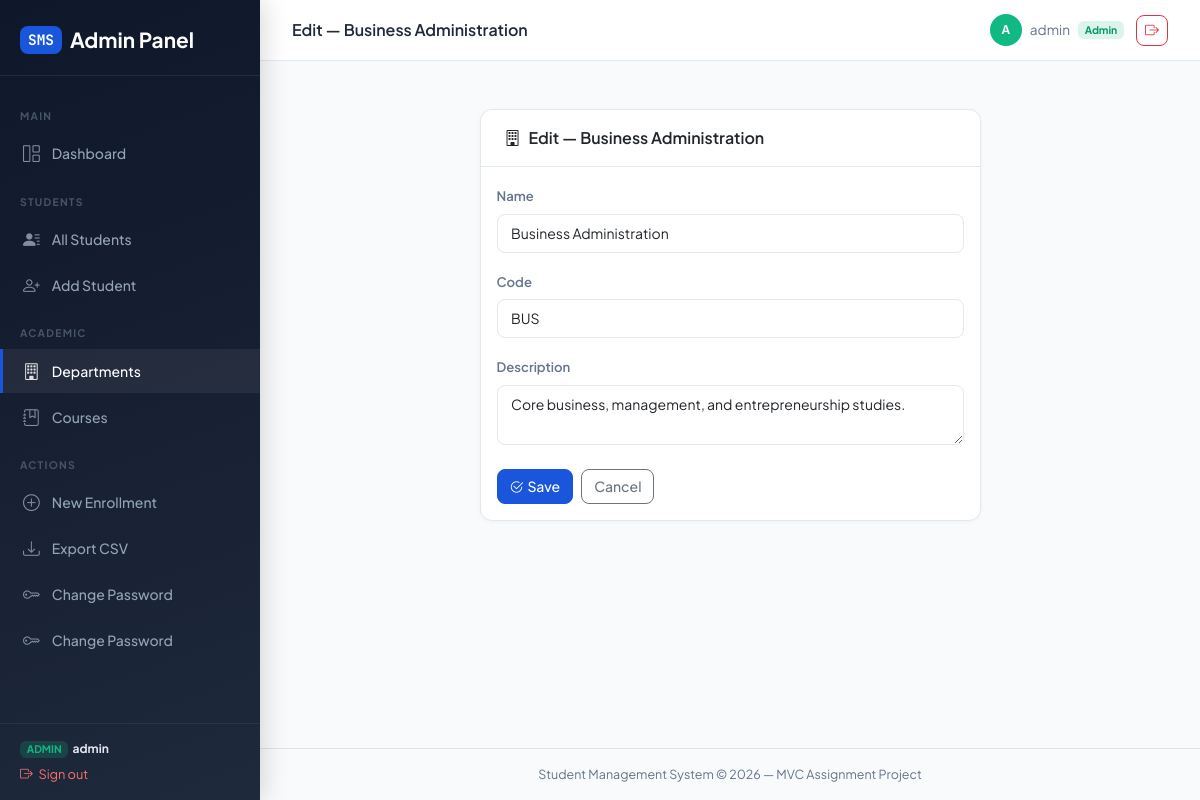
Page /departments/2/edit/ (signed in) on the committed database.
### students/models.py (models this page shows, shortened)
class Department(models.Model):
    name = models.CharField(max_length=100, unique=True)
    code = models.CharField(max_length=10, unique=True, help_text="Short code, e.g. CS, BUS")
    description = models.TextField(blank=True)
    created_at = models.DateTimeField(auto_now_add=True)
    class Meta:
        ordering = ['name']

### students/views.py (the view)
# urls.py: path('departments/<int:pk>/edit/',          views.department_edit,   name='department_edit'),
@admin_required
def department_edit(request, pk):
    dept = get_object_or_404(Department, pk=pk)
    if request.method == 'POST':
        form = DepartmentForm(request.POST, instance=dept)
        if form.is_valid():
            form.save()
            messages.success(request, f'Department "{dept.name}" updated.')
            return redirect('department_list')
    else:
        form = DepartmentForm(instance=dept)
    return render(request, 'students/department_form.html', {
        'form': form, 'title': f'Edit — {dept.name}', 'button': 'Save'})

### students/forms.py (shortened to what this page needs)
class DepartmentForm(forms.ModelForm):
    class Meta:
        model = Department
        fields = ['name', 'code', 'description']
        widgets = {
            'name':        forms.TextInput(attrs={'class': 'form-control'}),
            'code':        forms.TextInput(attrs={'class': 'form-control'}),
            'description': forms.Textarea(attrs={'class': 'form-control', 'rows': 2}),
        }

### students/access.py (called while the page is built)
def is_admin(user):
    return user.is_authenticated and (user.is_staff or user.is_superuser)

def admin_required(view_func):
    @wraps(view_func)
    def wrapper(request, *args, **kwargs):
        if not request.user.is_authenticated:
            messages.warning(request, 'Please log in to access that page.')
            return redirect('landing')
        if not is_admin(request.user):
            messages.error(request, 'You do not have permission to access that page.')
            return redirect('student_portal')
        return view_func(request, *args, **kwargs)
    return wrapper

### students/templates/students/department_form.html (shortened to what this page needs)
{% extends 'students/base.html' %}
{% block page_title %}{{ title }}{% endblock %}
{% block content %}
<div class="row justify-content-center">
  <div class="col-md-7">
    <div class="card">
      <div class="card-header"><i class="bi bi-building me-2"></i>{{ title }}</div>
      <div class="card-body">
        <form method="post">
          <div class="mb-3">
            <label class="form-label">{{ form.name.label }}</label>
            {{ form.name }}
          </div>
          <div class="mb-3">
            <label class="form-label">{{ form.code.label }}</label>
            {{ form.code }}
          </div>
          <div class="mb-4">
            <label class="form-label">{{ form.description.label }}</label>
            {{ form.description }}
          </div>
          <div class="d-flex gap-2">
            <button type="submit" class="btn btn-primary">
              <i class="bi bi-check2-circle me-1"></i>{{ button }}
            </button>
            <a href="{% url 'department_list' %}" class="btn btn-outline-secondary">Cancel</a>
          </div>
        </form>
      </div>
    </div>
  </div>
</div>
{% endblock %}

### students/templates/students/base.html (shortened to what this page needs)
<!DOCTYPE html>
<html lang="en">
<head>
  <link href="https://cdn.jsdelivr.net/npm/bootstrap@5.3.2/dist/css/bootstrap.min.css"
        rel="stylesheet"/>
  <link href="https://cdn.jsdelivr.net/npm/bootstrap-icons@1.11.3/font/bootstrap-icons.css"
        rel="stylesheet"/>
</head>
<body>
<aside class="sidebar" id="sidebar">
  <div class="sidebar-brand">
    <a href="{% if user.is_authenticated %}{% if user.is_staff or user.is_superuser %}{% url 'home' %}{% else %}{% url 'student_portal' %}{% endif %}{% else %}{% url 'landing' %}{% endif %}" class="logo">
      <span>SMS</span> {% if user.is_authenticated and not user.is_staff and not user.is_superuser %}Student Portal{% else %}Admin Panel{% endif %}
    </a>
  </div>
  <nav class="sidebar-nav">
    {% if user.is_authenticated and not user.is_staff and not user.is_superuser %}
      <div class="nav-section-label">My Portal</div>
      <a href="{% url 'student_portal' %}"
         class="sidebar-link {% if request.resolver_match.url_name == 'student_portal' %}active{% endif %}">
        <i class="bi bi-grid-1x2"></i> My Dashboard
      </a>
      <a href="{% url 'student_profile_view' %}"
         class="sidebar-link {% if request.resolver_match.url_name == 'student_profile_view' %}active{% endif %}">
        <i class="bi bi-person-circle"></i> My Profile
      </a>
      <div class="nav-section-label">Academic</div>
      <a href="{% url 'course_list' %}"
         class="sidebar-link {% if request.resolver_match.url_name == 'course_list' %}active{% endif %}">
        <i class="bi bi-journal-bookmark"></i> Course Catalogue
      </a>
      <a href="{% url 'department_list' %}"
         class="sidebar-link {% if request.resolver_match.url_name == 'department_list' %}active{% endif %}">
        <i class="bi bi-building"></i> Departments
      </a>
    {% elif user.is_authenticated %}
      <div class="nav-section-label">Main</div>
      <a href="{% url 'home' %}"
         class="sidebar-link {% if request.resolver_match.url_name == 'home' %}active{% endif %}">
        <i class="bi bi-grid-1x2"></i> Dashboard
      </a>
      <div class="nav-section-label">Students</div>
      <a href="{% url 'student_list' %}"
         class="sidebar-link {% if request.resolver_match.url_name == 'student_list' or request.resolver_match.url_name == 'student_detail' %}active{% endif %}">
        <i class="bi bi-person-lines-fill"></i> All Students
      </a>
      <a href="{% url 'student_create' %}" class="sidebar-link">
        <i class="bi bi-person-plus"></i> Add Student
      </a>
      <div class="nav-section-label">Academic</div>
      <a href="{% url 'department_list' %}"
         class="sidebar-link {% if 'department' in request.resolver_match.url_name %}active{% endif %}">
        <i class="bi bi-building"></i> Departments
      </a>
      <a href="{% url 'course_list' %}"
         class="sidebar-link {% if 'course' in request.resolver_match.url_name %}active{% endif %}">
        <i class="bi bi-journal-bookmark"></i> Courses
      </a>
      <div class="nav-section-label">Actions</div>
      <a href="{% url 'enrollment_create' %}" class="sidebar-link">
        <i class="bi bi-plus-circle"></i> New Enrollment
      </a>
      <a href="{% url 'export_students_csv' %}" class="sidebar-link">
        <i class="bi bi-download"></i> Export CSV
      </a>
      <a href="{% url 'admin_change_password' %}"
         class="sidebar-link {% if request.resolver_match.url_name == 'admin_change_password' %}active{% endif %}">
        <i class="bi bi-key"></i> Change Password
      </a>
      <a href="{% url 'admin_change_password' %}"
         class="sidebar-link {% if request.resolver_match.url_name == 'admin_change_password' %}active{% endif %}">
        <i class="bi bi-key"></i> Change Password
      </a>
    {% endif %}
  </nav>
  <div class="sidebar-footer">
    {% if user.is_authenticated %}
      {% if user.is_staff or user.is_superuser %}
        <div style="font-size:.75rem;margin-bottom:.4rem">
          <span class="badge" style="background:rgba(16,185,129,.2);color:#10b981;font-size:.65rem">ADMIN</span>
          &nbsp;<strong style="color:#e2e8f0">{{ user.username }}</strong>
        </div>
      {% else %}
        <div style="font-size:.75rem;margin-bottom:.4rem">
          <span class="badge" style="background:rgba(59,130,246,.2);color:#60a5fa;font-size:.65rem">STUDENT</span>
          &nbsp;<strong style="color:#e2e8f0">{{ user.username }}</strong>
        </div>
      {% endif %}
      <form method="post" action="{% url 'logout' %}" style="margin:0">
        <button type="submit"
                style="background:none;border:none;padding:0;cursor:pointer;font-size:.8rem;color:#f87171;text-decoration:none;display:flex;align-items:center;gap:.35rem;">
          <i class="bi bi-box-arrow-right"></i> Sign out
        </button>
      </form>
    {% endif %}
  </div>
</aside>
<div class="main-wrapper">
  <header class="topbar">
    <div class="d-flex align-items-center gap-3">
      <span class="page-title">{% block page_title %}Student Management System{% endblock %}</span>
    </div>
    <div class="user-pill">
      {% if user.is_authenticated %}
        <div class="user-avatar"
             style="{% if user.is_staff or user.is_superuser %}background:#10b981{% else %}background:#3b82f6{% endif %}">
          {{ user.username|first|upper }}
        </div>
        <span>{{ user.username }}</span>
        {% if user.is_staff or user.is_superuser %}
          <span class="badge" style="background:rgba(16,185,129,.15);color:#059669;font-size:.65rem;border-radius:6px">Admin</span>
        {% else %}
          <span class="badge" style="background:rgba(59,130,246,.15);color:#2563eb;font-size:.65rem;border-radius:6px">Student</span>
        {% endif %}
        <form method="post" action="{% url 'logout' %}" style="margin:0;display:inline">
          <button type="submit" class="btn btn-sm btn-outline-danger ms-1" title="Logout">
            <i class="bi bi-box-arrow-right"></i>
          </button>
        </form>
      {% else %}
        <a href="{% url 'login' %}" class="btn btn-sm btn-primary">
          <i class="bi bi-box-arrow-in-right me-1"></i>Login
        </a>
        <a href="{% url 'student_register' %}" class="btn btn-sm btn-outline-secondary">Register</a>
      {% endif %}
    </div>
  </header>
  <div class="px-4 pt-3">
  </div>
  <main class="content-area">
    {% block content %}{% endblock %}
  </main>
  <footer class="text-center py-3 border-top" style="font-size:.78rem;color:var(--muted)">
    Student Management System &copy; 2026 — MVC Assignment Project
  </footer>
</div>
</body>
</html>

### students/templates/students/base.html (style rules this page uses)
:root { --primary: #1a56db; --primary-d: #1245b5; --accent: #f59e0b; --success: #10b981; --danger: #ef4444; --surface: #f8fafc; --card: #ffffff; --border: #e2e8f0; --text: #1e293b; --muted: #64748b; --sidebar-w: 260px; }
*, *::before, *::after { box-sizing: border-box; }
body { font-family: 'Plus Jakarta Sans', sans-serif; background: var(--surface); color: var(--text); margin: 0; min-height: 100vh; display: flex; }
.sidebar { width: var(--sidebar-w); min-height: 100vh; background: linear-gradient(160deg, #0f172a 0%, #1e293b 100%); color: #cbd5e1; display: flex; flex-direction: column; position: fixed; top: 0; left: 0; bottom: 0; z-index: 100; box-shadow: 4px 0 24px rgba(0,0,0,.15); transition: transform .3s; }
.sidebar-brand { padding: 1.5rem 1.25rem 1.25rem; border-bottom: 1px solid rgba(255,255,255,.08); }
.sidebar-brand .logo { font-size: 1.3rem; font-weight: 700; color: #fff; text-decoration: none; display: flex; align-items: center; gap: .5rem; }
.sidebar-brand .logo span { background: var(--primary); color: #fff; border-radius: 8px; padding: .2rem .5rem; font-size: .9rem; font-family: 'JetBrains Mono', monospace; }
.sidebar-nav { flex: 1; overflow-y: auto; padding: 1rem 0; }
.nav-section-label { font-size: .65rem; font-weight: 700; text-transform: uppercase; letter-spacing: .12em; color: #475569; padding: 1rem 1.25rem .4rem; }
.sidebar-link { display: flex; align-items: center; gap: .75rem; padding: .6rem 1.25rem; color: #94a3b8; text-decoration: none; border-radius: 0; font-size: .875rem; font-weight: 500; transition: all .18s; border-left: 3px solid transparent; margin: .1rem 0; }
.sidebar-link:hover, .sidebar-link.active { color: #fff; background: rgba(255,255,255,.06); border-left-color: var(--primary); }
.sidebar-link .bi { font-size: 1.05rem; opacity: .85; }
.sidebar-footer { padding: 1rem 1.25rem; border-top: 1px solid rgba(255,255,255,.06); font-size: .8rem; color: #475569; }
.main-wrapper { margin-left: var(--sidebar-w); flex: 1; display: flex; flex-direction: column; min-height: 100vh; }
.topbar { background: var(--card); border-bottom: 1px solid var(--border); padding: .875rem 2rem; display: flex; align-items: center; justify-content: space-between; position: sticky; top: 0; z-index: 50; }
.topbar .page-title { font-size: 1rem; font-weight: 600; color: var(--text); }
.topbar .user-pill { display: flex; align-items: center; gap: .5rem; font-size: .85rem; color: var(--muted); }
.user-avatar { width: 32px; height: 32px; background: var(--primary); border-radius: 50%; display: flex; align-items: center; justify-content: center; color: #fff; font-size: .75rem; font-weight: 700; }
.content-area { padding: 2rem; flex: 1; }
.card { border: 1px solid var(--border); border-radius: 12px; box-shadow: 0 1px 4px rgba(0,0,0,.04); }
.card-header { background: var(--card); border-bottom: 1px solid var(--border); border-radius: 12px 12px 0 0 !important; padding: 1rem 1.5rem; font-weight: 600; }
.btn { border-radius: 8px; font-weight: 500; font-size: .875rem; }
.btn-primary { background:var(--primary); border-color:var(--primary); }
.form-control, .form-select { border-radius: 8px; border: 1px solid var(--border); font-size: .875rem; padding: .5rem .85rem; }
label.form-label { font-size: .82rem; font-weight: 600; color: var(--muted); }

### rows in the picture
Department: name "Business Administration", code "BUS", description "Core business, management, and entrepreneurship studies."

### other values in the picture
{{ user.username }} "admin"
{{ title }} "Edit — Business Administration"
{{ user.username|first|upper }} "A"
{{ button }} "Save"
